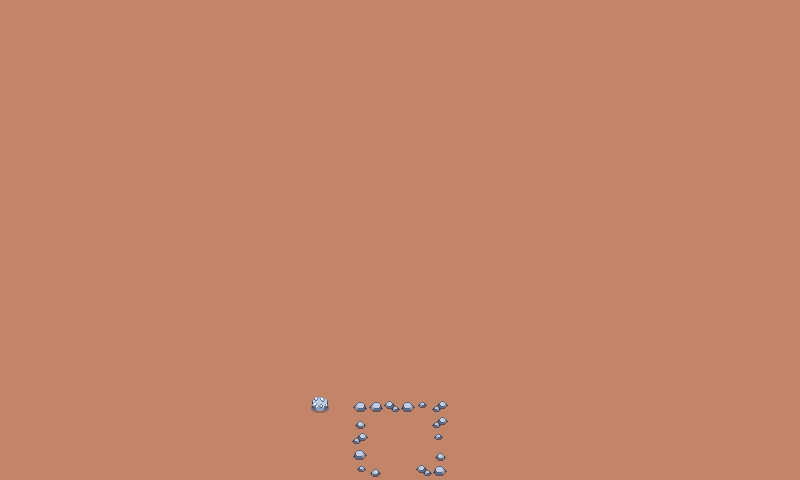

A level layout from a 2D game, rendered from its tile map. Below: a short description, then the map file with tile-grid data replaced by summaries:
An orthogonal 50x30 tile map with 16x16 px tiles, 2 tile layers (Tile Layer 1, Tile Layer 3) and 5 objects.

<map version="1.8" tiledversion="1.8.4" orientation="orthogonal" renderorder="right-down" width="50" height="30" tilewidth="16" tileheight="16" infinite="0" nextlayerid="5" nextobjectid="7">
 <tileset firstgid="1" source="spr_tileset_sunnysideworld_16px.tsx" />
 <layer id="1" name="Tile Layer 1" width="50" height="30">
  <properties>
   <property name="type" value="below" />
  </properties>
  <data>[1500 cells, 1500 non-empty, 1 distinct tile ids]</data>
 </layer>
 <layer id="3" name="Tile Layer 3" width="50" height="30">
  <properties>
   <property name="type" value="below" />
  </properties>
  <data>[1500 cells, 20 non-empty, 8 distinct tile ids]</data>
 </layer>
 <objectgroup id="4" name="collision">
  <object id="1" x="351.544" y="398.92" width="15.1054" height="80.3332" />
  <object id="2" x="431.877" y="399.606" width="15.1054" height="79.6466" />
  <object id="3" x="365.962" y="399.606" width="67.9743" height="15.792" />
  <object id="5" x="366.667" y="463.333" width="16.6667" height="16" />
  <object id="6" x="416" y="464" width="16.6667" height="15.3333" />
 </objectgroup>
</map>
